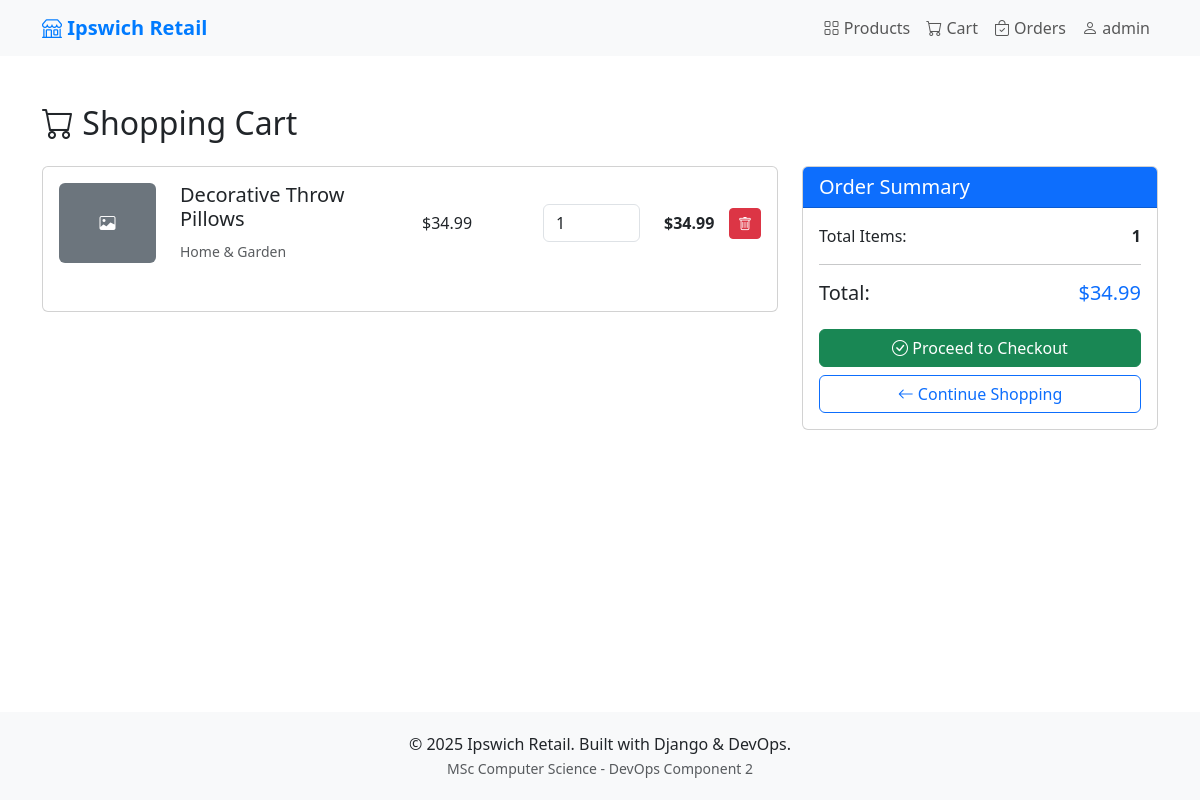
The app's page /cart/ (signed in) with its own data.
### cart/models.py (models this page shows, shortened)
class CartItem(models.Model):
    cart = models.ForeignKey(Cart, on_delete=models.CASCADE, related_name='items')
    product = models.ForeignKey(Product, on_delete=models.CASCADE)
    quantity = models.PositiveIntegerField(default=1)
    added_at = models.DateTimeField(auto_now_add=True)
    class Meta:
        unique_together = ('cart', 'product')
    def get_total_price(self):
        return self.product.price * self.quantity

class Cart(models.Model):
    user = models.OneToOneField(User, on_delete=models.CASCADE, null=True, blank=True)
    session_key = models.CharField(max_length=40, null=True, blank=True)
    created_at = models.DateTimeField(auto_now_add=True)
    updated_at = models.DateTimeField(auto_now=True)
    def get_total_price(self):
        return sum(item.get_total_price() for item in self.items.all())
    def get_total_items(self):
        return sum(item.quantity for item in self.items.all())

### products/models.py (models this page shows, shortened)
class Product(models.Model):
    name = models.CharField(max_length=200)
    slug = models.SlugField(max_length=200, unique=True, blank=True)
    category = models.ForeignKey(Category, on_delete=models.CASCADE, related_name='products')
    description = models.TextField()
    price = models.DecimalField(max_digits=10, decimal_places=2)
    stock = models.IntegerField(default=0)
    image = models.ImageField(upload_to='products/', blank=True, null=True)
    image_url = models.URLField(max_length=500, blank=True, null=True, help_text='External image URL')
    available = models.BooleanField(default=True)
    created_at = models.DateTimeField(auto_now_add=True)
    updated_at = models.DateTimeField(auto_now=True)
    class Meta:
        ordering = ['-created_at']
        indexes = [
            models.Index(fields=['name']),
            models.Index(fields=['slug']),
        ]

class Category(models.Model):
    name = models.CharField(max_length=200, unique=True)
    slug = models.SlugField(max_length=200, unique=True, blank=True)
    description = models.TextField(blank=True)
    created_at = models.DateTimeField(auto_now_add=True)
    updated_at = models.DateTimeField(auto_now=True)
    class Meta:
        verbose_name_plural = 'Categories'
        ordering = ['name']

### cart/views.py (the view)
# urls.py: path('', views.cart_detail, name='cart_detail'),
def cart_detail(request):
    cart = get_or_create_cart(request)
    context = {
        'cart': cart,
    }
    return render(request, 'cart/cart_detail.html', context)

### cart/views.py (called while the page is built)
def get_or_create_cart(request):
    if request.user.is_authenticated:
        cart, created = Cart.objects.get_or_create(user=request.user)
    else:
        if not request.session.session_key:
            request.session.create()
        cart, created = Cart.objects.get_or_create(session_key=request.session.session_key)
    return cart

### templates/cart/cart_detail.html (shortened to what this page needs)
{% extends 'base.html' %}
{% block content %}
<div class="container my-5">
    <h2 class="mb-4"><i class="bi bi-cart"></i> Shopping Cart</h2>
    {% if cart.items.all %}
    <div class="row">
        <div class="col-md-8">
            <div class="card">
                <div class="card-body">
                    {% for item in cart.items.all %}
                    <div class="row align-items-center mb-3 pb-3 {% if not forloop.last %}border-bottom{% endif %}">
                        <div class="col-md-2">
                            {% if item.product.image %}
                            <img src="{{ item.product.image.url }}" class="img-fluid rounded" alt="{{ item.product.name }}">
                            {% else %}
                            <div class="bg-secondary text-white d-flex align-items-center justify-content-center rounded" style="height: 80px;">
                                <i class="bi bi-image"></i>
                            </div>
                            {% endif %}
                        </div>
                        <div class="col-md-4">
                            <h5>{{ item.product.name }}</h5>
                            <small class="text-muted">{{ item.product.category.name }}</small>
                        </div>
                        <div class="col-md-2">
                            <p class="mb-0">${{ item.product.price }}</p>
                        </div>
                        <div class="col-md-2">
                            <form method="post" action="{% url 'cart:update_cart' item.id %}">
                                <input type="number" name="quantity" class="form-control" value="{{ item.quantity }}" min="1" max="{{ item.product.stock }}" onchange="this.form.submit()">
                            </form>
                        </div>
                        <div class="col-md-2">
                            <div class="d-flex justify-content-between align-items-center">
                                <strong>${{ item.get_total_price }}</strong>
                                <form method="post" action="{% url 'cart:remove_from_cart' item.id %}" class="d-inline">
                                    <button type="submit" class="btn btn-sm btn-danger">
                                        <i class="bi bi-trash"></i>
                                    </button>
                                </form>
                            </div>
                        </div>
                    </div>
                    {% endfor %}
                </div>
            </div>
        </div>
        <div class="col-md-4">
            <div class="card">
                <div class="card-header bg-primary text-white">
                    <h5 class="mb-0">Order Summary</h5>
                </div>
                <div class="card-body">
                    <div class="d-flex justify-content-between mb-2">
                        <span>Total Items:</span>
                        <strong>{{ cart.get_total_items }}</strong>
                    </div>
                    <hr>
                    <div class="d-flex justify-content-between mb-3">
                        <h5>Total:</h5>
                        <h5 class="text-primary">${{ cart.get_total_price }}</h5>
                    </div>
                    {% if user.is_authenticated %}
                    <a href="{% url 'orders:create_order' %}" class="btn btn-success w-100 mb-2">
                        <i class="bi bi-check-circle"></i> Proceed to Checkout
                    </a>
                    {% else %}
                    <a href="/admin/" class="btn btn-success w-100 mb-2">
                        <i class="bi bi-box-arrow-in-right"></i> Login to Checkout
                    </a>
                    {% endif %}
                    <a href="{% url 'products:product_list' %}" class="btn btn-outline-primary w-100">
                        <i class="bi bi-arrow-left"></i> Continue Shopping
                    </a>
                </div>
            </div>
        </div>
    </div>
    {% endif %}
</div>
{% endblock %}

### templates/base.html (shortened to what this page needs)
<!DOCTYPE html>
<html lang="en">
<head>
    <link href="https://cdn.jsdelivr.net/npm/bootstrap@5.3.0/dist/css/bootstrap.min.css" rel="stylesheet">
    <link rel="stylesheet" href="https://cdn.jsdelivr.net/npm/bootstrap-icons@1.10.0/font/bootstrap-icons.css">
</head>
<body>
    <nav class="navbar navbar-expand-lg navbar-light bg-light">
        <div class="container">
            <a class="navbar-brand" href="{% url 'products:product_list' %}">
                <i class="bi bi-shop"></i> Ipswich Retail
            </a>
            <div class="collapse navbar-collapse" id="navbarNav">
                <ul class="navbar-nav ms-auto">
                    <li class="nav-item">
                        <a class="nav-link" href="{% url 'products:product_list' %}">
                            <i class="bi bi-grid"></i> Products
                        </a>
                    </li>
                    <li class="nav-item">
                        <a class="nav-link" href="{% url 'cart:cart_detail' %}">
                            <i class="bi bi-cart"></i> Cart
                        </a>
                    </li>
                    {% if user.is_authenticated %}
                    <li class="nav-item">
                        <a class="nav-link" href="{% url 'orders:order_list' %}">
                            <i class="bi bi-bag-check"></i> Orders
                        </a>
                    </li>
                    <li class="nav-item">
                        <a class="nav-link" href="/admin/">
                            <i class="bi bi-person"></i> {{ user.username }}
                        </a>
                    </li>
                    {% else %}
                    <li class="nav-item">
                        <a class="nav-link" href="/admin/">
                            <i class="bi bi-box-arrow-in-right"></i> Login
                        </a>
                    </li>
                    {% endif %}
                </ul>
            </div>
        </div>
    </nav>
    <div class="content">
        {% block content %}
        {% endblock %}
    </div>
    <footer class="footer">
        <div class="container text-center">
            <p class="mb-0">&copy; 2025 Ipswich Retail. Built with Django & DevOps.</p>
            <small class="text-muted">MSc Computer Science - DevOps Component 2</small>
        </div>
    </footer>
</body>
</html>

### templates/base.html (style rules this page uses)
body { min-height: 100vh; display: flex; flex-direction: column; }
.content { flex: 1; }
.navbar-brand { font-weight: bold; color: #007bff !important; }
.footer { background-color: #f8f9fa; padding: 20px 0; margin-top: 40px; }

### records on screen
CartItem: product.name "Decorative Throw Pillows", product.category.name "Home & Garden", product.price "34.99", quantity "1", get_total_price "34.99"
Cart: get_total_items "1", get_total_price "34.99"

### other values on screen
{{ user.username }} "admin"
